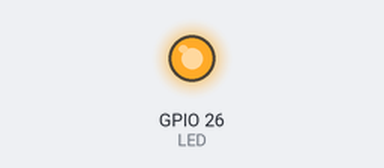
A sketch run on a simulated ESP32. On the bench: output pins drawn as LEDs (lit = HIGH). WiFi joins after 1.5 s; servers stay silent unless stated; random numbers use the default seed unless the sketch sets one; what the sketch prints to the serial monitor is not drawn.

Above: at 2.2 s.
At 3.2 s:
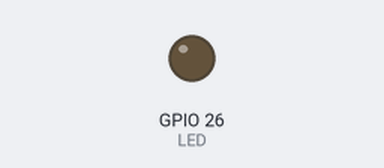
Timing chart, 0 to 4.7 s (numbered marks = the images above):
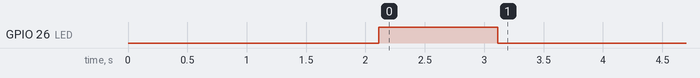

The sketch:

code_rattrapage.ino
```cpp
#include <WiFi.h>
#include <HTTPClient.h>
#include <ArduinoJson.h>
#define LED 26

// WiFi settings - Based on project code
const char* ssid = "Wi-Fi Name"; // Replace with network name
const char* password = "pAssW0rD"; // Replace with password
const char* backend_url = "http://backend-url/api/v1/questions"; // Backend URL (won't be used) - Replace with real URL

void setup() {
  Serial.begin(9600);
  WiFi.begin(ssid, password);

  // Wait for WiFi connection - Based on project code
  while (WiFi.status() != WL_CONNECTED) {
    Serial.println("Connecting to WiFi...");
    delay(1000);
  }
  Serial.println("Connected to WiFi");

  // Configure LED pin as output
  pinMode(LED, OUTPUT);

  // Simulate fetching and processing a question - Structure based on https://docs.arduino.cc/learn/programming/functions/
  String mockQuestion = generateMockQuestion(); // To fetch from API, replace with: String questionFromAPI = fetchQuestionFromAPI();
  processQuestion(mockQuestion); // To fetch from API, replace with: processQuestion(questionFromAPI);
}

// Function to generate a mock question, simulating a Json file that receives question title, answers, user answer and correct answer
// Reference 1 (Json file): https://arduinojson.org/v6/api/dynamicjsondocument/
// Reference 2 (Random): https://www.arduino.cc/reference/en/language/functions/random-numbers/random/
String generateMockQuestion() {
  DynamicJsonDocument doc(1024);
  doc["title"] = "Mock Question Title";

  JsonArray answers = doc.createNestedArray("answers");
  answers.add("Answer 1");
  answers.add("Answer 2");
  answers.add("Answer 3");
  answers.add("Answer 4");

  // Simulate user answer
  int userAnswer = random(4);
  doc["userAnswer"] = userAnswer;

  // Choose a random answer as correct for the simulation, to test different results
  doc["correctAnswerIndex"] = random(4);

  String questionJson;
  serializeJson(doc, questionJson);

  return questionJson;
}

// Check if the answer is correct
bool checkAnswer(int userAnswer, int correctAnswerIndex) {
  return userAnswer == correctAnswerIndex;
}

// Process the question
// Reference 1 (Json file): https://arduinojson.org/v6/api/dynamicjsondocument/
// Reference 2 (Print array): https://forum.arduino.cc/t/trying-to-print-elements-of-a-string-array/393090/3
// Part of the code (LEDs) based on project code
void processQuestion(String questionJson) {
  DynamicJsonDocument doc(1024);
  deserializeJson(doc, questionJson);

  String title = doc["title"];
  JsonArray answers = doc["answers"];
  int userAnswer = doc["userAnswer"];
  int correctAnswerIndex = doc["correctAnswerIndex"];

  // Print question information
  Serial.println("Question Title: " + title);
  Serial.println("Possible Answers:");
  for (int i = 0; i < answers.size(); i++) {
    Serial.println("- " + answers[i].as<String>());
  }
  Serial.println("User Answer Index: " + String(userAnswer));
  Serial.println("Correct Answer Index: " + String(correctAnswerIndex));

  // Check and react according to the answer
  bool isCorrect = checkAnswer(userAnswer, correctAnswerIndex);
  if (isCorrect) {
    digitalWrite(LED, HIGH);
    delay(10000); // Blink slowly for correct answer
    digitalWrite(LED, LOW);
  } else {
    digitalWrite(LED, HIGH);
    delay(1000); // Blink quickly for wrong answer
    digitalWrite(LED, LOW);
  }
}

// Function to fetch data from API (for illustrative purposes only)
// Reference: https://github.com/instanceofMA/arduino-fetch/blob/main/examples/esp32/sync/get/get.ino
String fetchQuestionFromAPI() {
  HTTPClient http;
  String questionJson;

  http.begin(backend_url);
  int httpCode = http.GET();

  if (httpCode > 0) {
    if (httpCode == HTTP_CODE_OK) {
      questionJson = http.getString();
    }
  } else {
    Serial.println("Error on HTTP request");
  }

  http.end();
  return questionJson;
}

void loop() {

}
```
